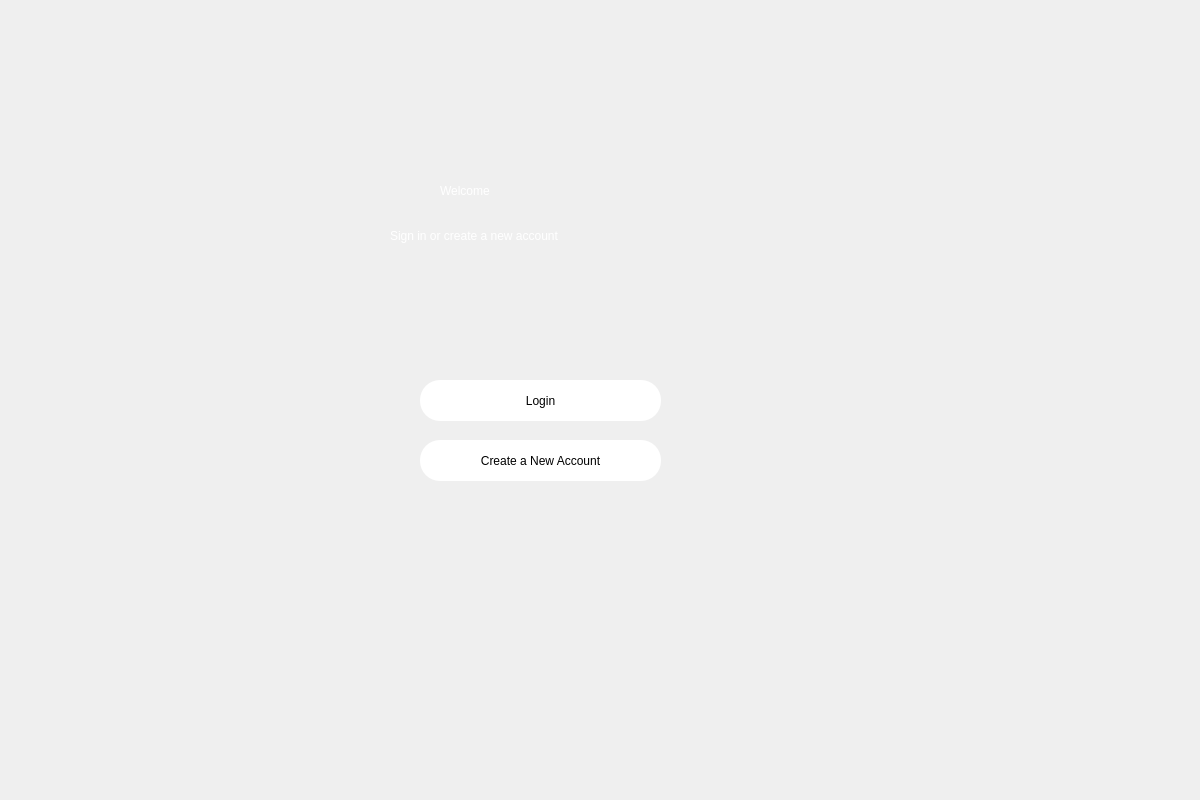
<?xml version="1.0" encoding="UTF-8"?>
<ui version="4.0">
 <class>Dialog</class>
 <widget class="QDialog" name="Dialog">
  <property name="geometry">
   <rect>
    <x>0</x>
    <y>0</y>
    <width>1200</width>
    <height>800</height>
   </rect>
  </property>
  <property name="windowTitle">
   <string>Dialog</string>
  </property>
  <widget class="QWidget" name="appContainer" native="true">
   <property name="geometry">
    <rect>
     <x>0</x>
     <y>0</y>
     <width>1200</width>
     <height>800</height>
    </rect>
   </property>
   <property name="maximumSize">
    <size>
     <width>1200</width>
     <height>800</height>
    </size>
   </property>
   <property name="styleSheet">
    <string notr="true">QWidget#appContainer {
	background-color: qlineargradient(spread:pad, x1:0, y1:0, x2:0, y2:1, stop:0 			rgba(0, 0, 0, 255), stop:0.488636 rgba(18, 52, 52, 255), stop:1 rgba(39, 113, 		113, 255))
}
</string>
   </property>
   <widget class="QLabel" name="label">
    <property name="geometry">
     <rect>
      <x>440</x>
      <y>140</y>
      <width>221</width>
      <height>101</height>
     </rect>
    </property>
    <property name="styleSheet">
     <string notr="true">font: 36pt &quot;MS Shell Dlg 2&quot;; color: rgb(255, 255, 255)</string>
    </property>
    <property name="text">
     <string>Welcome</string>
    </property>
   </widget>
   <widget class="QLabel" name="label_2">
    <property name="geometry">
     <rect>
      <x>390</x>
      <y>200</y>
      <width>321</width>
      <height>71</height>
     </rect>
    </property>
    <property name="styleSheet">
     <string notr="true">font: 16pt &quot;MS Shell Dlg 2&quot;;color: rgb(255, 255, 255)</string>
    </property>
    <property name="text">
     <string>Sign in or create a new account</string>
    </property>
   </widget>
   <widget class="QPushButton" name="pushButton">
    <property name="geometry">
     <rect>
      <x>420</x>
      <y>380</y>
      <width>241</width>
      <height>41</height>
     </rect>
    </property>
    <property name="styleSheet">
     <string notr="true">border-radius: 20px;
font: 14pt &quot;MS Shell Dlg 2&quot;;
background-color: rgb(255, 255, 255);</string>
    </property>
    <property name="text">
     <string>Login</string>
    </property>
   </widget>
   <widget class="QPushButton" name="pushButton_2">
    <property name="geometry">
     <rect>
      <x>420</x>
      <y>440</y>
      <width>241</width>
      <height>41</height>
     </rect>
    </property>
    <property name="styleSheet">
     <string notr="true">border-radius: 20px;
font: 14pt &quot;MS Shell Dlg 2&quot;;
background-color: rgb(255, 255, 255);</string>
    </property>
    <property name="text">
     <string>Create a New Account</string>
    </property>
   </widget>
  </widget>
 </widget>
 <resources/>
 <connections/>
</ui>
